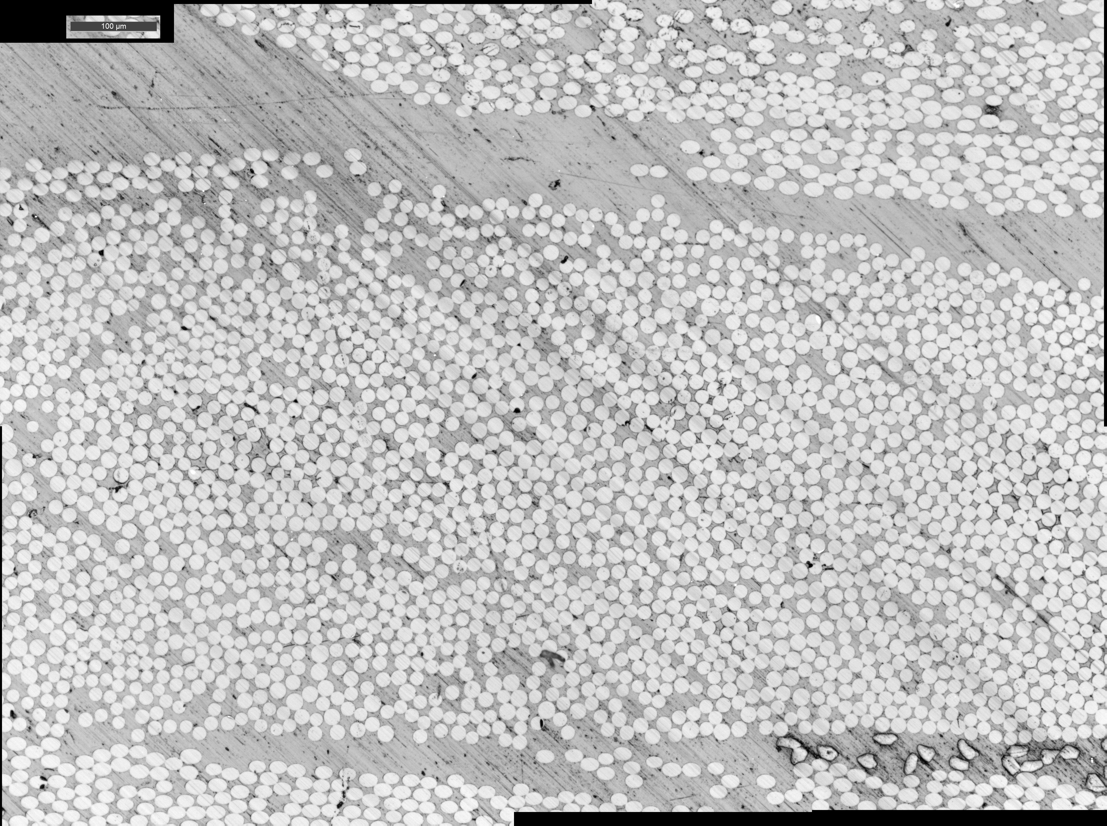
%> input picture Data/Optical.png, 1107 x 826 px
$ octave Ex2_2.m   (GNU Octave 9; MATLAB toolbox functions it lacks are replaced by stand-ins)
%> lines starting %> are read from the running program, lines starting %| are printed output that depends on the picture
### gaussian_kernel.m
function kernel = gaussian_kernel(t)
    width = ceil(3*sqrt(t));
    kernel = [];
    for x = linspace(-width, width, (2*width+1))
        kernel = [kernel; (1/(sqrt(2*pi*t)))*exp(-(x*x)/(2*t))];
    end
end

### localMaxima.m
function output_img = localMaxima(img, threshold)

    output_img = zeros(size(img));
    for i = 2:(size(img, 1)-1)
       for j = 2:(size(img, 2)-1)
           kernel = img(i-1:i+1, j-1:j+1);
           center = kernel(2,2);
           kernel = kernel(:);
           kernel(5) = [];
           if sum(~(center>kernel))==0 && threshold<center
               output_img(i, j) = 1;
           end
      end
    end
end

### laplacian_img.m
function L = laplacian_img(img, t)
    kernel_lap = sec_der_gaussian_kernel(t);

    L_x = imfilter(img, kernel_lap', 'symmetric');
    L_y = imfilter(img, kernel_lap, 'symmetric');
    L = t*(L_x+L_y);

end

### sec_der_gaussian_kernel.m
function kernel = sec_der_gaussian_kernel(t)
    width = ceil(3*sqrt(t));
    kernel = [];
    for x = linspace(-width, width, (2*width+1))
        kernel = [kernel; t*(x*x-t)*exp(-(x*x)/(2*t)) / (t*t*sqrt(2*pi*t))];
    end
end

### Ex2_2.m
clear all
close all


%% Load files
file_name = 'Optical.png';

img = double(imread(strcat('Data\',file_name)));
%> img: size 826x1107 double; min 0, max 255, mean 191.5; mean of the top-left, top-right, bottom-left and bottom-right quarters 180.7, 196.2, 199.7, 189.5
img = img(:,:,1);
img2 = imread(strcat('Data\',file_name));
%> img2 is the input picture: size 826x1107 uint8; min 0, max 255, mean 191.5
img2 = img2(:,:,1);
figure(1)
imagesc(img);
title('Source image');


%% Parameters

if strcmp('Optical.png', file_name)
    local_maxima_threshold = 192;
elseif strcmp('CT_synchrotron.png', file_name)
    local_maxima_threshold = 130;
elseif strcmp('SEM.png', file_name)
    local_maxima_threshold = 90;
else
    local_maxima_threshold = 30000;
end

if strcmp('CT_synchrotron.png', file_name)
    img(img==0) = 22000;
end

gauss_t_1 = 15;
gauss_t_2 = 11;
max_t = 60;
min_t = 40;
step_t=2;
save_file = 1;


%% Smooth image with Gaussian kernel

kernel_gauss = gaussian_kernel(gauss_t_1);
img_smooth = imfilter(img, kernel_gauss, 'symmetric');
img_smooth = imfilter(img_smooth, kernel_gauss', 'symmetric');

figure(2)
imagesc(img_smooth);
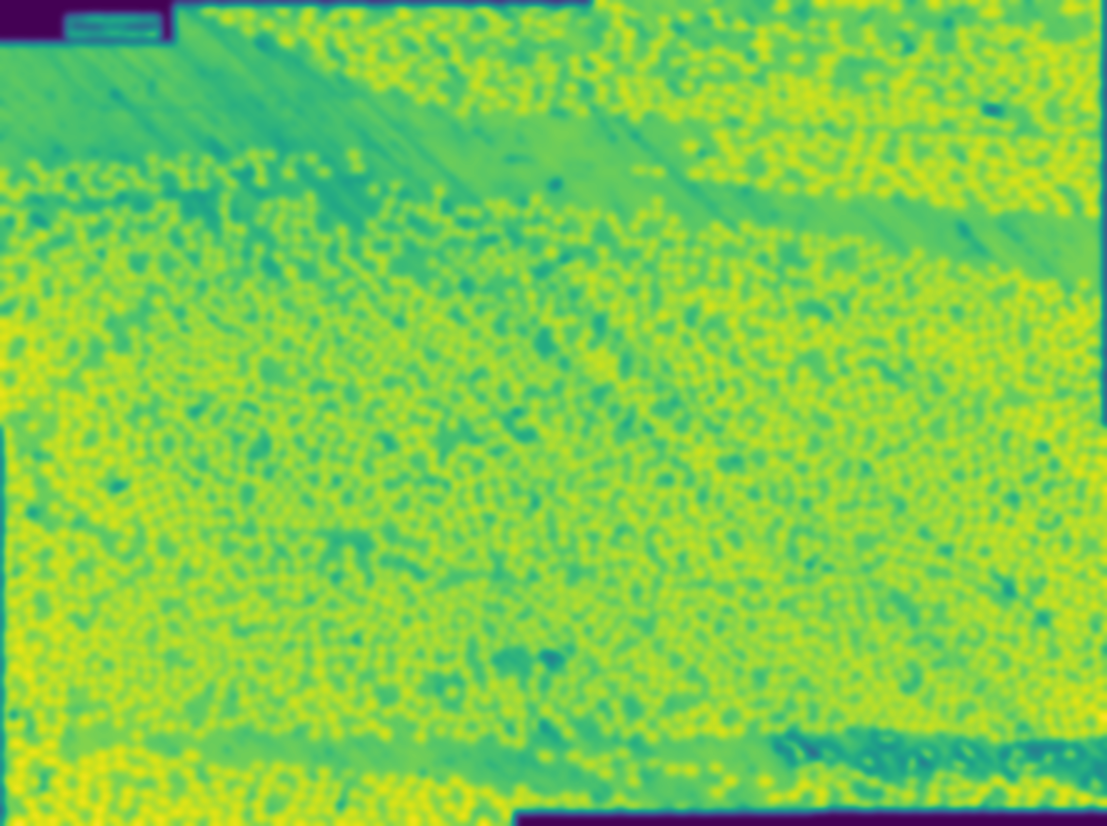
%> displayed picture: size 826x1107x3, on the screen's scale of 0 to 255; mean R, G, B 125.5, 205.2, 78

img_local_max = localMaxima(img_smooth, local_maxima_threshold);
%> after the loop in localMaxima, `for i = 2:(size(img, 1)-1)`:
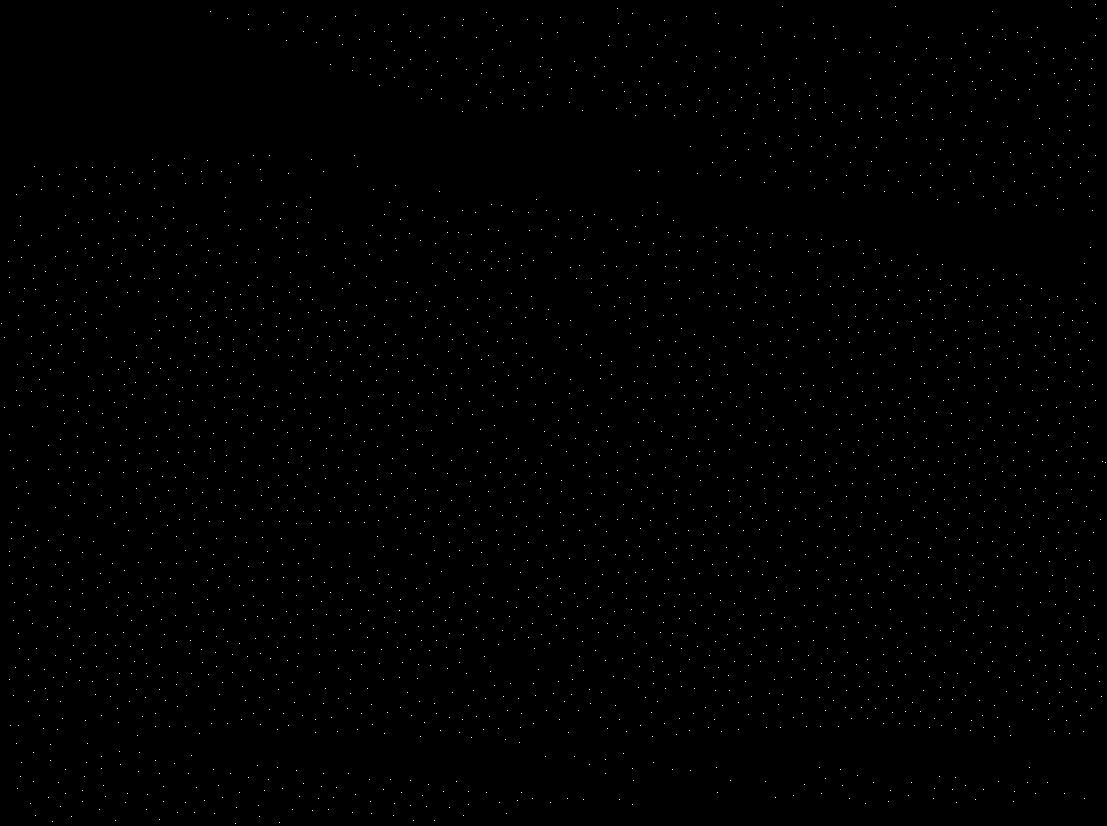
%> output_img: size 826x1107 double; values 0 (black) and 1 (white), 0.3% white in thin lines or dots
%> after the loop in localMaxima, `for i = 2:(size(img, 1)-1)`: kernel = [0; 0; 0; 0; 0; 0; 0; 0]


[row_max, col_max] = find(img_local_max);
%> row_max = 2704 values from 5 to 824; col_max = 2704 values from 2 to 1106

max_indicies = [col_max, row_max];
%> max_indicies = 2704 rows, first 12: [2 324; 5 338; 5 408; 9 262; 10 278; 10 293; 10 435; 10 552; 10 566; 10 680; 11 451; 11 726]
figure(3)
imshow(img2)
viscircles(max_indicies, 1*ones(size(max_indicies, 1),1),'Color','r');


% Set max and step of a parameter t in scale space
scale_space_size = 1+(max_t-min_t)/step_t;
% Init space for scale space
scale_space = zeros(size(img, 1), size(img, 2), scale_space_size);


%% Build scale space

i=1;
kernel_gauss2 = gaussian_kernel(gauss_t_2);
img_smooth_lap = imfilter(img, kernel_gauss, 'symmetric');
img_smooth_lap = imfilter(img_smooth_lap, kernel_gauss', 'symmetric');

for t = min_t:step_t:max_t
    scale_space(:,:, i) = laplacian_img(img_smooth_lap, t);
    i= i+1;
end
%> this loop made 11 passes
%> pass 1, in laplacian_img, `L = t*(L_x+L_y);`:
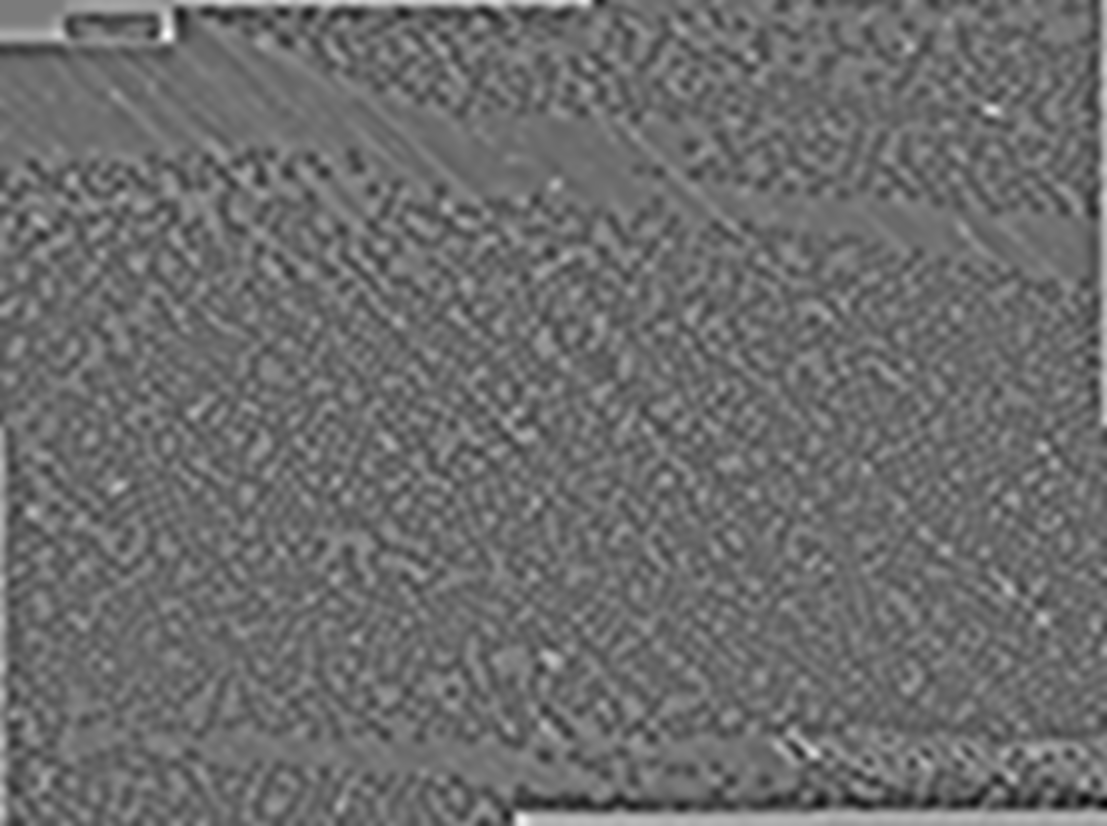
%> L: size 826x1107 double; min -3047.2, max 3265.9, mean -322.1; drawn with min black and max white
%> after the loop, i = 12
clear i


%% Find radius for every detected circle

% Values of laplacian across scale space for each center
v_max_indicies = zeros(size(max_indicies,1), scale_space_size);

for i = 1:size(max_indicies, 1)
    v_max_indicies(i, :) = scale_space(max_indicies(i, 2), max_indicies(i, 1), :);
end

[max_t_values, max_t_indicies] = max(v_max_indicies,[], 2);
%> max_t_values = 2704 values, max -12.74 at index 1542, min -2704.6 at index 2661, mean -866.8; max_t_indicies = 2704 values, max 11 at index 9, min 1 at index 16, mean 2.11
max_t_indicies = min_t + step_t * (max_t_indicies-1);
%> max_t_indicies = 2704 values, max 60 at index 9, min 40 at index 16, mean 42.22


%% Draw deteced circles

figure(6)
imshow(img2);
max_radius = sqrt(2*max_t_indicies);
%> max_radius = 2704 values, max 10.95 at index 9, min 8.94 at index 16, mean 9.19
viscircles(max_indicies, max_radius,'Color','r');
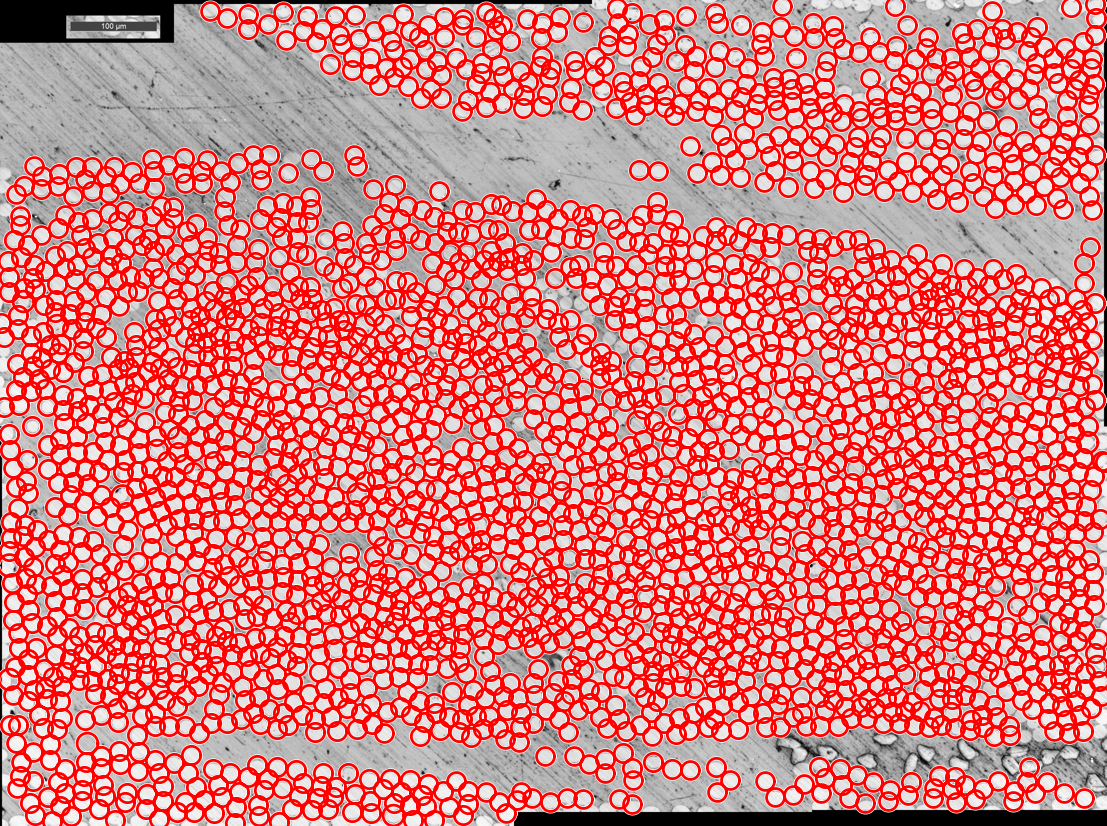
%> figure redrawn from the program's plot data


if save_file == 1
    save(strcat(strcat('Output_data\circles_',file_name(1:end-3)),'mat'), 'max_indicies', 'max_radius' ,'gauss_t_1','gauss_t_2','max_t','min_t','step_t');
end
